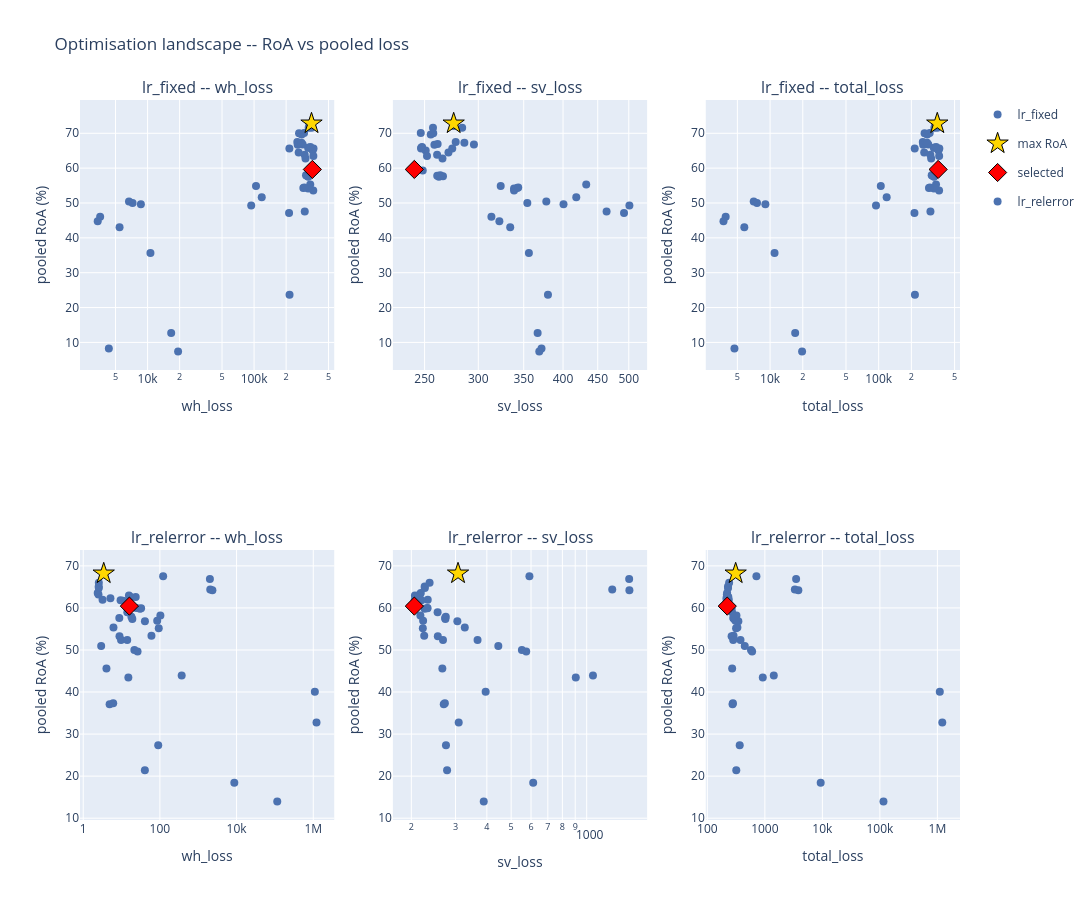

The code cell stored with this chart in its notebook:
### Markdown cell above
### Optimisation landscape -- RoA vs pooled wh_loss/sv_loss/total_loss

### Code cell
best_trials = {t: studies[t].best_trial for t in studies}
fig1 = plot_optimisation_landscape_grid(studies, {t: t for t in studies}, best_trials)
fig1.show()

### Figure 1 — Plotly figure (JSON) as saved in the notebook; plotly's stock layout.template omitted (floating-point values rounded to 4 significant figures)
{"data": [{"legendgroup": "lr_fixed", "marker": {"color": "#4C72B0", "size": 8}, "mode": "markers", "name": "lr_fixed", "showlegend": true, "text": [0.0, 1.0, 2.0, 3.0, 4.0, 5.0, 6.0, 7.0, 8.0, 9.0, 10.0, 11.0, 12.0, 13.0, 14.0, 15.0, 16.0, 17.0, 18.0, 19.0, 20.0, 21.0, 22.0, 23.0, 24.0, 25.0, 26.0, 27.0, 28.0, 29.0, 30.0, 31.0, 32.0, 33.0, 34.0, 35.0, 36.0, 37.0, 38.0, 39.0, 40.0, 41.0, 42.0, 43.0, 44.0, 45.0, 46.0, 47.0, 48.0, 49.0], "type": "scatter", "x": [4328.0, 254600.0, 8649.0, 16660.0, 104300.0, 19340.0, 290100.0, 6689.0, 3586.0, 7229.0, 118000.0, 3402.0, 10640.0, 5458.0, 94000.0, 346200.0, 346200.0, 286100.0, 354900.0, 352700.0, 304000.0, 298800.0, 360200.0, 359600.0, 256700.0, 322200.0, 262300.0, 321600.0, 321800.0, 213100.0, 323100.0, 327000.0, 275900.0, 325600.0, 312600.0, 278800.0, 214500.0, 337000.0, 299200.0, 279600.0, 215300.0, 361500.0, 358100.0, 307400.0, 329200.0, 337700.0, 294700.0, 295800.0, 264500.0, 361500.0], "xaxis": "x", "y": [8.244, 67.51, 49.64, 12.68, 54.89, 7.394, 54.32, 50.47, 46.08, 49.98, 51.66, 44.75, 35.68, 43.03, 49.28, 72.81, 71.56, 66.81, 65.03, 59.63, 62.8, 63.84, 63.5, 53.58, 66.74, 57.68, 64.51, 65.88, 54.16, 47.12, 57.57, 65.84, 66.91, 71.6, 57.81, 67.28, 65.64, 55.28, 47.54, 69.66, 23.64, 65.66, 59.79, 57.98, 72.07, 66.03, 70.08, 54.44, 70.01, 59.31], "yaxis": "y"}, {"legendgroup": "max_roa", "marker": {"color": "gold", "line": {"color": "black", "width": 1}, "size": 16, "symbol": "star"}, "mode": "markers", "name": "max RoA", "showlegend": true, "type": "scatter", "x": [346200.0], "xaxis": "x", "y": [72.81], "yaxis": "y"}, {"legendgroup": "selected", "marker": {"color": "red", "line": {"color": "black", "width": 1}, "size": 14, "symbol": "diamond"}, "mode": "markers", "name": "selected", "showlegend": true, "type": "scatter", "x": [352700.0], "xaxis": "x", "y": [59.63], "yaxis": "y"}, {"legendgroup": "lr_fixed", "marker": {"color": "#4C72B0", "size": 8}, "mode": "markers", "name": "lr_fixed", "showlegend": false, "text": [0.0, 1.0, 2.0, 3.0, 4.0, 5.0, 6.0, 7.0, 8.0, 9.0, 10.0, 11.0, 12.0, 13.0, 14.0, 15.0, 16.0, 17.0, 18.0, 19.0, 20.0, 21.0, 22.0, 23.0, 24.0, 25.0, 26.0, 27.0, 28.0, 29.0, 30.0, 31.0, 32.0, 33.0, 34.0, 35.0, 36.0, 37.0, 38.0, 39.0, 40.0, 41.0, 42.0, 43.0, 44.0, 45.0, 46.0, 47.0, 48.0, 49.0], "type": "scatter", "x": [371.8, 277.8, 400.6, 366.9, 323.7, 369.0, 342.3, 377.9, 313.7, 354.3, 418.4, 322.3, 356.2, 334.3, 501.1, 275.9, 284.0, 295.6, 250.9, 241.5, 265.6, 260.8, 252.0, 338.7, 258.5, 266.1, 271.1, 247.7, 338.7, 492.0, 262.4, 247.2, 261.3, 257.2, 261.0, 286.1, 274.6, 432.8, 463.7, 255.3, 380.0, 247.1, 242.4, 263.6, 276.0, 247.9, 246.8, 343.6, 257.5, 248.4], "xaxis": "x2", "y": [8.244, 67.51, 49.64, 12.68, 54.89, 7.394, 54.32, 50.47, 46.08, 49.98, 51.66, 44.75, 35.68, 43.03, 49.28, 72.81, 71.56, 66.81, 65.03, 59.63, 62.8, 63.84, 63.5, 53.58, 66.74, 57.68, 64.51, 65.88, 54.16, 47.12, 57.57, 65.84, 66.91, 71.6, 57.81, 67.28, 65.64, 55.28, 47.54, 69.66, 23.64, 65.66, 59.79, 57.98, 72.07, 66.03, 70.08, 54.44, 70.01, 59.31], "yaxis": "y2"}, {"legendgroup": "max_roa", "marker": {"color": "gold", "line": {"color": "black", "width": 1}, "size": 16, "symbol": "star"}, "mode": "markers", "name": "max RoA", "showlegend": false, "type": "scatter", "x": [275.9], "xaxis": "x2", "y": [72.81], "yaxis": "y2"}, {"legendgroup": "selected", "marker": {"color": "red", "line": {"color": "black", "width": 1}, "size": 14, "symbol": "diamond"}, "mode": "markers", "name": "selected", "showlegend": false, "type": "scatter", "x": [241.5], "xaxis": "x2", "y": [59.63], "yaxis": "y2"}, {"legendgroup": "lr_fixed", "marker": {"color": "#4C72B0", "size": 8}, "mode": "markers", "name": "lr_fixed", "showlegend": false, "text": [0.0, 1.0, 2.0, 3.0, 4.0, 5.0, 6.0, 7.0, 8.0, 9.0, 10.0, 11.0, 12.0, 13.0, 14.0, 15.0, 16.0, 17.0, 18.0, 19.0, 20.0, 21.0, 22.0, 23.0, 24.0, 25.0, 26.0, 27.0, 28.0, 29.0, 30.0, 31.0, 32.0, 33.0, 34.0, 35.0, 36.0, 37.0, 38.0, 39.0, 40.0, 41.0, 42.0, 43.0, 44.0, 45.0, 46.0, 47.0, 48.0, 49.0], "type": "scatter", "x": [4699.0, 254900.0, 9050.0, 17020.0, 104600.0, 19710.0, 290400.0, 7067.0, 3900.0, 7584.0, 118500.0, 3724.0, 10990.0, 5792.0, 94500.0, 346500.0, 346500.0, 286400.0, 355200.0, 353000.0, 304200.0, 299100.0, 360500.0, 360000.0, 257000.0, 322500.0, 262500.0, 321900.0, 322100.0, 213600.0, 323300.0, 327200.0, 276200.0, 325900.0, 312900.0, 279100.0, 214700.0, 337400.0, 299700.0, 279900.0, 215700.0, 361700.0, 358400.0, 307700.0, 329500.0, 337900.0, 295000.0, 296200.0, 264700.0, 361700.0], "xaxis": "x3", "y": [8.244, 67.51, 49.64, 12.68, 54.89, 7.394, 54.32, 50.47, 46.08, 49.98, 51.66, 44.75, 35.68, 43.03, 49.28, 72.81, 71.56, 66.81, 65.03, 59.63, 62.8, 63.84, 63.5, 53.58, 66.74, 57.68, 64.51, 65.88, 54.16, 47.12, 57.57, 65.84, 66.91, 71.6, 57.81, 67.28, 65.64, 55.28, 47.54, 69.66, 23.64, 65.66, 59.79, 57.98, 72.07, 66.03, 70.08, 54.44, 70.01, 59.31], "yaxis": "y3"}, {"legendgroup": "max_roa", "marker": {"color": "gold", "line": {"color": "black", "width": 1}, "size": 16, "symbol": "star"}, "mode": "markers", "name": "max RoA", "showlegend": false, "type": "scatter", "x": [346500.0], "xaxis": "x3", "y": [72.81], "yaxis": "y3"}, {"legendgroup": "selected", "marker": {"color": "red", "line": {"color": "black", "width": 1}, "size": 14, "symbol": "diamond"}, "mode": "markers", "name": "selected", "showlegend": false, "type": "scatter", "x": [353000.0], "xaxis": "x3", "y": [59.63], "yaxis": "y3"}, {"legendgroup": "lr_relerror", "marker": {"color": "#4C72B0", "size": 8}, "mode": "markers", "name": "lr_relerror", "showlegend": true, "text": [0.0, 1.0, 2.0, 3.0, 4.0, 5.0, 6.0, 7.0, 8.0, 9.0, 10.0, 11.0, 12.0, 13.0, 14.0, 15.0, 16.0, 17.0, 18.0, 19.0, 20.0, 21.0, 22.0, 23.0, 24.0, 25.0, 26.0, 27.0, 28.0, 29.0, 30.0, 31.0, 32.0, 33.0, 34.0, 35.0, 36.0, 37.0, 38.0, 39.0, 40.0, 41.0, 42.0, 43.0, 44.0, 45.0, 46.0, 47.0, 48.0, 49.0], "type": "scatter", "x": [4.884, 2340.0, 26.13, 60.23, 121.6, 90.45, 115100.0, 21.57, 8.734, 2.94, 369.7, 9.713, 2.5, 19.09, 15.04, 1216000.0, 103.0, 2.388, 8734.0, 2.535, 1100000.0, 2.548, 8.831, 2056.0, 3.193, 40.68, 14.05, 2.553, 40.54, 6.156, 4.037, 85.05, 93.36, 30.26, 14.58, 14.13, 3.427, 2016.0, 5.127, 6.057, 16.01, 16.72, 16.14, 15.57, 23.37, 24.26, 18.07, 32.36, 11.02, 9.439], "xaxis": "x4", "y": [37.08, 64.19, 49.61, 53.38, 67.55, 27.32, 13.97, 49.98, 57.63, 50.94, 43.91, 52.4, 63.2, 57.39, 43.48, 32.77, 58.18, 63.54, 18.45, 65.1, 40.04, 64.73, 53.26, 64.4, 61.97, 56.81, 52.37, 65.98, 21.37, 55.34, 45.61, 56.95, 55.19, 59.81, 61.48, 58.95, 68.19, 66.86, 62.28, 37.32, 60.43, 62.63, 61.67, 62.98, 62.61, 59.96, 57.9, 59.92, 61.7, 61.82], "yaxis": "y4"}, {"legendgroup": "max_roa", "marker": {"color": "gold", "line": {"color": "black", "width": 1}, "size": 16, "symbol": "star"}, "mode": "markers", "name": "max RoA", "showlegend": false, "type": "scatter", "x": [3.427], "xaxis": "x4", "y": [68.19], "yaxis": "y4"}, {"legendgroup": "selected", "marker": {"color": "red", "line": {"color": "black", "width": 1}, "size": 14, "symbol": "diamond"}, "mode": "markers", "name": "selected", "showlegend": false, "type": "scatter", "x": [16.01], "xaxis": "x4", "y": [60.43], "yaxis": "y4"}, {"legendgroup": "lr_relerror", "marker": {"color": "#4C72B0", "size": 8}, "mode": "markers", "name": "lr_relerror", "showlegend": false, "text": [0.0, 1.0, 2.0, 3.0, 4.0, 5.0, 6.0, 7.0, 8.0, 9.0, 10.0, 11.0, 12.0, 13.0, 14.0, 15.0, 16.0, 17.0, 18.0, 19.0, 20.0, 21.0, 22.0, 23.0, 24.0, 25.0, 26.0, 27.0, 28.0, 29.0, 30.0, 31.0, 32.0, 33.0, 34.0, 35.0, 36.0, 37.0, 38.0, 39.0, 40.0, 41.0, 42.0, 43.0, 44.0, 45.0, 46.0, 47.0, 48.0, 49.0], "type": "scatter", "x": [269.3, 1480.0, 574.1, 225.1, 591.2, 274.8, 388.7, 551.8, 272.7, 444.4, 1059.0, 367.2, 216.0, 273.4, 904.7, 308.9, 217.3, 218.1, 612.1, 226.1, 395.6, 226.3, 255.0, 1264.0, 232.5, 305.1, 267.4, 236.5, 277.7, 326.7, 265.8, 222.8, 222.2, 226.0, 211.4, 254.6, 307.0, 1477.0, 209.7, 272.1, 205.6, 208.2, 207.3, 206.7, 208.0, 231.7, 274.4, 231.8, 206.0, 219.5], "xaxis": "x5", "y": [37.08, 64.19, 49.61, 53.38, 67.55, 27.32, 13.97, 49.98, 57.63, 50.94, 43.91, 52.4, 63.2, 57.39, 43.48, 32.77, 58.18, 63.54, 18.45, 65.1, 40.04, 64.73, 53.26, 64.4, 61.97, 56.81, 52.37, 65.98, 21.37, 55.34, 45.61, 56.95, 55.19, 59.81, 61.48, 58.95, 68.19, 66.86, 62.28, 37.32, 60.43, 62.63, 61.67, 62.98, 62.61, 59.96, 57.9, 59.92, 61.7, 61.82], "yaxis": "y5"}, {"legendgroup": "max_roa", "marker": {"color": "gold", "line": {"color": "black", "width": 1}, "size": 16, "symbol": "star"}, "mode": "markers", "name": "max RoA", "showlegend": false, "type": "scatter", "x": [307.0], "xaxis": "x5", "y": [68.19], "yaxis": "y5"}, {"legendgroup": "selected", "marker": {"color": "red", "line": {"color": "black", "width": 1}, "size": 14, "symbol": "diamond"}, "mode": "markers", "name": "selected", "showlegend": false, "type": "scatter", "x": [205.6], "xaxis": "x5", "y": [60.43], "yaxis": "y5"}, {"legendgroup": "lr_relerror", "marker": {"color": "#4C72B0", "size": 8}, "mode": "markers", "name": "lr_relerror", "showlegend": false, "text": [0.0, 1.0, 2.0, 3.0, 4.0, 5.0, 6.0, 7.0, 8.0, 9.0, 10.0, 11.0, 12.0, 13.0, 14.0, 15.0, 16.0, 17.0, 18.0, 19.0, 20.0, 21.0, 22.0, 23.0, 24.0, 25.0, 26.0, 27.0, 28.0, 29.0, 30.0, 31.0, 32.0, 33.0, 34.0, 35.0, 36.0, 37.0, 38.0, 39.0, 40.0, 41.0, 42.0, 43.0, 44.0, 45.0, 46.0, 47.0, 48.0, 49.0], "type": "scatter", "x": [274.2, 3820.0, 600.2, 285.3, 712.8, 365.3, 115400.0, 573.3, 281.4, 447.3, 1429.0, 377.0, 218.5, 292.5, 919.8, 1216000.0, 320.3, 220.5, 9346.0, 228.6, 1100000.0, 228.9, 263.9, 3320.0, 235.7, 345.8, 281.5, 239.0, 318.2, 332.8, 269.9, 307.9, 315.6, 256.3, 226.0, 268.7, 310.4, 3493.0, 214.9, 278.1, 221.6, 224.9, 223.5, 222.3, 231.4, 256.0, 292.4, 264.2, 217.0, 228.9], "xaxis": "x6", "y": [37.08, 64.19, 49.61, 53.38, 67.55, 27.32, 13.97, 49.98, 57.63, 50.94, 43.91, 52.4, 63.2, 57.39, 43.48, 32.77, 58.18, 63.54, 18.45, 65.1, 40.04, 64.73, 53.26, 64.4, 61.97, 56.81, 52.37, 65.98, 21.37, 55.34, 45.61, 56.95, 55.19, 59.81, 61.48, 58.95, 68.19, 66.86, 62.28, 37.32, 60.43, 62.63, 61.67, 62.98, 62.61, 59.96, 57.9, 59.92, 61.7, 61.82], "yaxis": "y6"}, {"legendgroup": "max_roa", "marker": {"color": "gold", "line": {"color": "black", "width": 1}, "size": 16, "symbol": "star"}, "mode": "markers", "name": "max RoA", "showlegend": false, "type": "scatter", "x": [310.4], "xaxis": "x6", "y": [68.19], "yaxis": "y6"}, {"legendgroup": "selected", "marker": {"color": "red", "line": {"color": "black", "width": 1}, "size": 14, "symbol": "diamond"}, "mode": "markers", "name": "selected", "showlegend": false, "type": "scatter", "x": [221.6], "xaxis": "x6", "y": [60.43], "yaxis": "y6"}], "layout": {"annotations": [{"font": {"size": 16}, "showarrow": false, "text": "lr_fixed -- wh_loss", "x": 0.1444, "xanchor": "center", "xref": "paper", "y": 1, "yanchor": "bottom", "yref": "paper"}, {"font": {"size": 16}, "showarrow": false, "text": "lr_fixed -- sv_loss", "x": 0.5, "xanchor": "center", "xref": "paper", "y": 1, "yanchor": "bottom", "yref": "paper"}, {"font": {"size": 16}, "showarrow": false, "text": "lr_fixed -- total_loss", "x": 0.8556, "xanchor": "center", "xref": "paper", "y": 1, "yanchor": "bottom", "yref": "paper"}, {"font": {"size": 16}, "showarrow": false, "text": "lr_relerror -- wh_loss", "x": 0.1444, "xanchor": "center", "xref": "paper", "y": 0.375, "yanchor": "bottom", "yref": "paper"}, {"font": {"size": 16}, "showarrow": false, "text": "lr_relerror -- sv_loss", "x": 0.5, "xanchor": "center", "xref": "paper", "y": 0.375, "yanchor": "bottom", "yref": "paper"}, {"font": {"size": 16}, "showarrow": false, "text": "lr_relerror -- total_loss", "x": 0.8556, "xanchor": "center", "xref": "paper", "y": 0.375, "yanchor": "bottom", "yref": "paper"}], "height": 900, "title": {"text": "Optimisation landscape -- RoA vs pooled loss"}, "width": 1500, "xaxis": {"anchor": "y", "domain": [0, 0.2889], "title": {"text": "wh_loss"}, "type": "log"}, "xaxis2": {"anchor": "y2", "domain": [0.3556, 0.6444], "title": {"text": "sv_loss"}, "type": "log"}, "xaxis3": {"anchor": "y3", "domain": [0.7111, 1], "title": {"text": "total_loss"}, "type": "log"}, "xaxis4": {"anchor": "y4", "domain": [0, 0.2889], "title": {"text": "wh_loss"}, "type": "log"}, "xaxis5": {"anchor": "y5", "domain": [0.3556, 0.6444], "title": {"text": "sv_loss"}, "type": "log"}, "xaxis6": {"anchor": "y6", "domain": [0.7111, 1], "title": {"text": "total_loss"}, "type": "log"}, "yaxis": {"anchor": "x", "domain": [0.625, 1], "title": {"text": "pooled RoA (%)"}}, "yaxis2": {"anchor": "x2", "domain": [0.625, 1], "title": {"text": "pooled RoA (%)"}}, "yaxis3": {"anchor": "x3", "domain": [0.625, 1], "title": {"text": "pooled RoA (%)"}}, "yaxis4": {"anchor": "x4", "domain": [0, 0.375], "title": {"text": "pooled RoA (%)"}}, "yaxis5": {"anchor": "x5", "domain": [0, 0.375], "title": {"text": "pooled RoA (%)"}}, "yaxis6": {"anchor": "x6", "domain": [0, 0.375], "title": {"text": "pooled RoA (%)"}}}}
